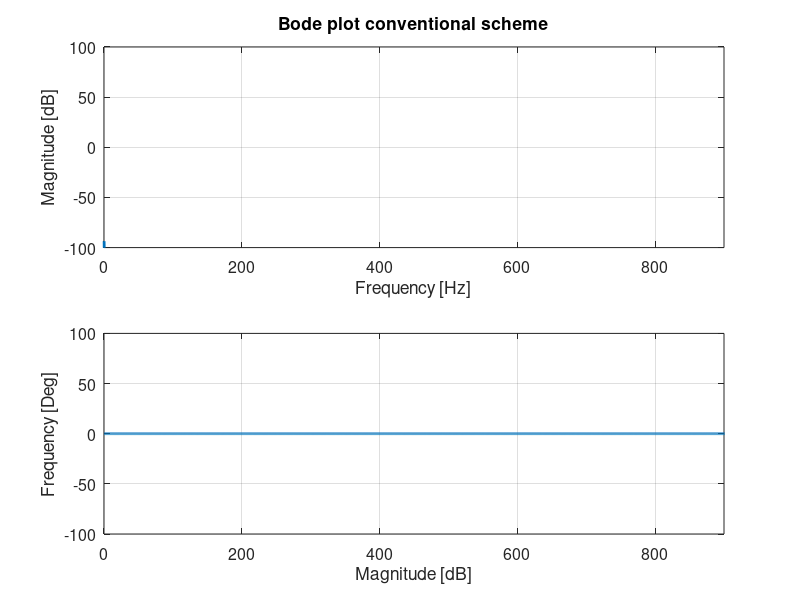

Here is the MATLAB script that generated this plot:
clear, close all, clc
w=1:1:10000;
f=w/(2*pi);     %fto6harmonic 
f0=50;
w0=2*pi*f0;
A=length(w);
mag=zeros(1,A);
ang=mag;
k=0.9011;
k2=0.91;

%Conventional Harmonics Compensator
for i=1:A
    num=1;
    den=(w(i).*4)+(20*(w(i).*2))+64;
    mag(i)=20*log(abs(num/den));
    ang(i)=angle(num/den)*180/pi;
end


figure
subplot(2,1,1)
plot(f, mag,'LineWidth', 2)
set(gca, 'FontSize', 11.5)
xlabel('Frequency [Hz]')
ylabel('Magnitude [dB]')
grid
axis([0 900 -100 100])
title('Bode plot conventional scheme')

subplot(2,1,2)
plot(f, ang,'LineWidth', 2)
set(gca, 'FontSize', 11.5)
xlabel('Magnitude [dB]')
ylabel('Frequency [Deg]')
grid
axis([0 900 -100 100])
